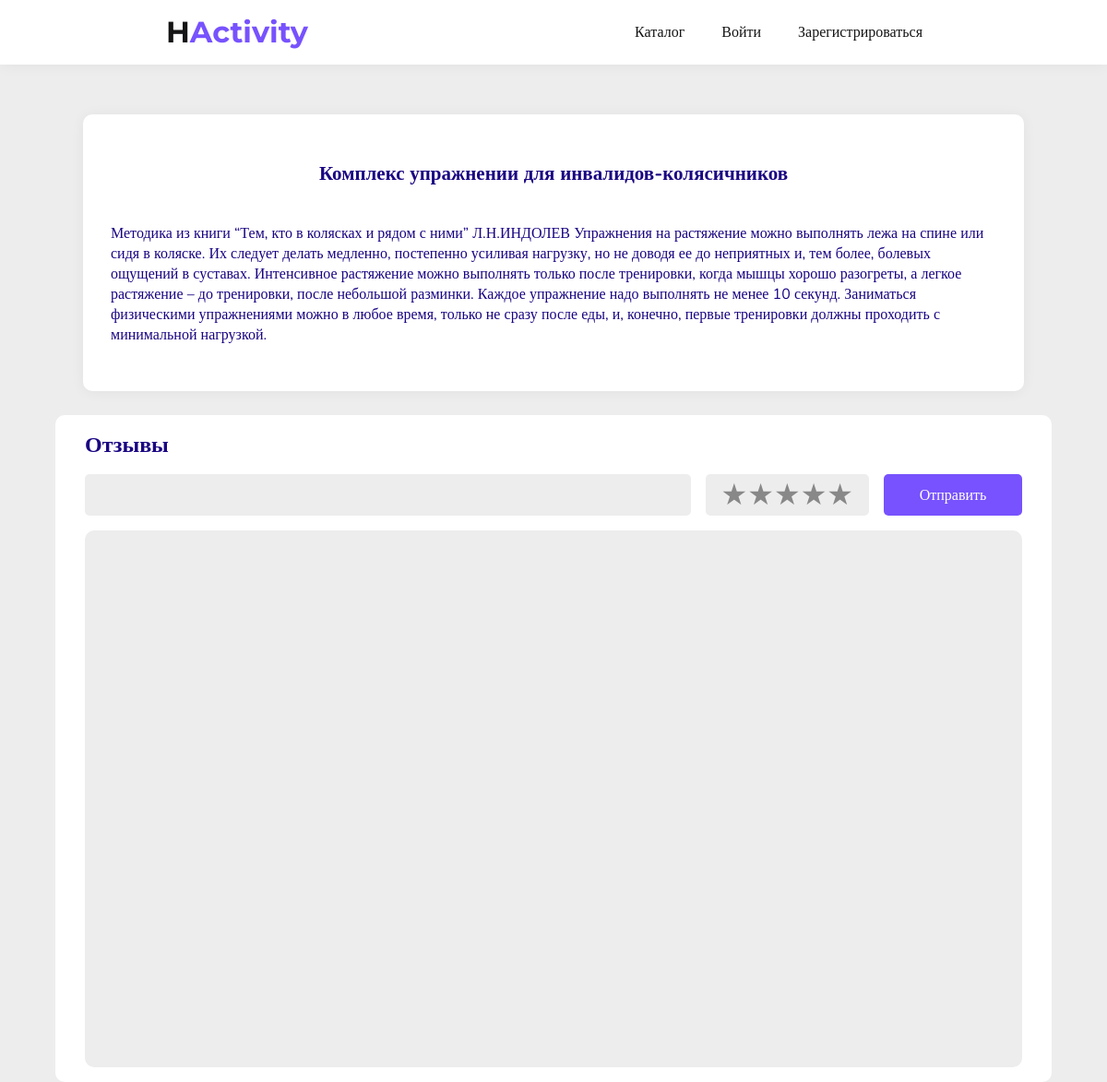
The app's page /course/1/ with its own data.
### main/models.py (models this page shows, shortened)
class Course(models.Model):
    STATUS_CHOICES = [
        ('pending', 'На рассмотрении'),
        ('accepted', 'Принято'),
        ('rejected', 'Отклонено'),
    ]
    title = models.CharField(max_length=150, verbose_name='Название')
    avatar = models.ImageField(blank=True, verbose_name='Аватарка')
    image = models.ImageField(blank=True, verbose_name='Картинка')
    description = models.TextField(blank=True, verbose_name='Описание')
    author = models.CharField(max_length=150, blank=True, verbose_name='Автор')
    status = models.CharField(
        max_length=10,
        choices=STATUS_CHOICES,
        default='pending',
        verbose_name='Статус'
    )
    def get_image_url(self):
        if self.image:
            return self.image.url
        return False

### main/views.py (the view)
# urls.py: path('course/<int:course_id>/', views.show_course, name='course'),
def show_course(request: HttpRequest, course_id: int):
    course = Course.objects.get(id=course_id)
    data = create_base_data()
    data['course'] = course
    return render(request, 'lesson.html', data)

### main/views.py (called while the page is built)
def create_base_data(title: str = None):
    if not title:
        title = DEFAULT_TITLE
    return {
        'title': title,
    }

### main/templates/lesson.html (shortened to what this page needs)
{% extends  "base.html" %}
{% load static %}
{% block head  %}
    <link type="text/css" rel="stylesheet" href="{% static 'css/course.css' %}">
    <link type="text/css" rel="stylesheet" href="{% static 'css/lesson.css' %}">
{% endblock %}
{% block content  %}
<br><br>
<div class="container">
  <div class="lesson-container">
    <h1 class="lesson-title">{{course.title}}</h1>
    <span class="lesson-description">{{course.description}}</span>
  </div>
<div class="strap">
        <div class="comments-section">
            <h2>Отзывы</h2>
            <div class="comment-write">
                <input id="comment-input" type="text" class="input">
                <div id='starRating' class="star-rating">
                    <label for="5-stars" class="star">&#9733;</label>
                    <label for="4-stars" class="star">&#9733;</label>
                    <label for="3-stars" class="star">&#9733;</label>
                    <label for="2-stars" class="star">&#9733;</label>
                    <label for="1-star" class="star">&#9733;</label>
                </div>
                <button onclick="send_comment()" class="button"> Отправить </button>
            </div>
            <div id="comments" class="comments">
            </div>
        </div>
    </div>
</div>
{% endblock %}

### main/static/css/base_style.css (style rules this page uses)
:root { --base-font: Nunito; --logo-font: Montserrat; --background-color-1: #ffffff; --background-color-2: #EDEDED; --background-header: var(--background-color-1); --color-1: #151515; --color-2: #190482; --color-3: #525FE1; --color-hover-1: #7752FE; --color-hover-2: #8E8FFA; --color-transparent: rgba(69, 69, 69, 0.6); --error-color: #D80032; --light-color: rgba(3, 7, 248, 0.25); --shadow: rgba(0, 0, 0, 0.05); --shadow-blur: 15px; --base-border-radius: 10px; --small-border-radius: calc(var(--base-border-radius) / 2); --max-width: 1440px; --base-transition: all 0.2s ease-in; }
* { margin: 0; padding: 0; font-family: var(--base-font); color: var(--color-2); transition: var(--base-transition); scrollbar-width: none; -ms-overflow-style: none; }
*, *:hover { transition: var(--base-transition); }
body { background-color: var(--background-color-2); min-height: 100vh; }
h1 { font-weight: 700; color: var(--color-2); }
.container { display: flex; flex-direction: column; justify-content: space-between; align-items: center; gap: 1rem; }
.button, .gradient-button { width: 100%; padding: 10px; outline:none; font-size: 20px; border-radius: calc(var(--base-border-radius) / 2); border: none; background-color: var(--color-hover-1); color: var(--background-color-1); }
.star { position: relative; display: inline-block; color: #ccc; }
.star::before { content: '\2605'; position: absolute; color: #f5c518; overflow: hidden; width: 0; white-space: nowrap; }

### main/static/css/course.css (style rules this page uses)
.lesson-title { font-weight: 700; font-size: 21px; }
.strap { display: flex; flex-direction: column; background-color: var(--background-color-1); width: 90%; max-width: var(--max-width); border-radius: var(--base-border-radius); }
.comments-section { display: flex; flex-direction: column; padding: 1rem 2rem; gap: 1rem; }
.comments { min-width: 400px; min-height: 550px; background-color: var(--background-color-2); border-radius: var(--base-border-radius); display: flex; flex-direction: column; padding: 1rem; gap: 1rem; overflow: hidden; }
.comment-write { display: grid; grid-template-columns: 1fr auto 150px; gap: 1rem; width: 100% }
.comment-write input { width: 1fr; outline: none; color: var(--color-1); background-color: var(--background-color-2); border-radius: calc(var(--base-border-radius) / 2); border: 0px solid var(--color-1); padding: 7px 7px; font-size: 16px; }
.comment-write button { padding: 7px 12px; font-size: 16px; }
.star-rating { direction: rtl; display: inline-flex; font-size: 2em; justify-content: center; padding: 0 1rem; border: 1px solid transparent; background-color: var(--background-color-2); border-radius: var(--small-border-radius); }
.star-rating label { cursor: pointer; color: var(--color-transparent); }

### main/static/css/lesson.css (style rules this page uses)
.lesson-container { display: flex; flex-direction: column; align-items: center; justify-content: center; width: 80%; max-width: 1040px; padding: 30px; margin: 10px auto; background-color: var(--background-color-1); box-shadow: 0 1px var(--shadow-blur) var(--shadow); border-radius: var(--base-border-radius); }
.lesson-title { margin: 20px auto; }
.lesson-description { margin: 20px auto; width: 100%; }

### records on screen
Course: title "Комплекс упражнении для инвалидов-колясичников", description "Методика из книги “Тем, кто в колясках и рядом с ними” Л.Н.ИНДОЛЕВ Упражнения на растяжение можно выполнять лежа на спине или сидя в коляске. Их следует делать медленно, постепенно усиливая нагрузку, но не доводя ее до неприятных и, тем более, болевых ощущений в суставах. Интенсивное растяжение можно выполнять только после тренировки, когда мышцы хорошо разогреты, а легкое растяжение – до тренировки, после небольшой разминки. Каждое упражнение надо выполнять не менее 10 секунд. Заниматься физическими упражнениями можно в любое время, только не сразу после еды, и, конечно, первые тренировки должны проходить с минимальной нагрузкой."
